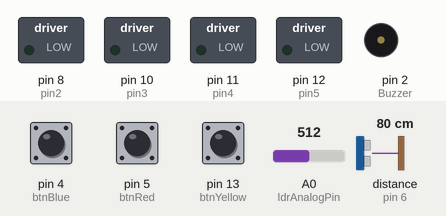
Recording of a sketch running on a simulated Arduino Uno, built with avr-gcc and run on an emulated ATmega328P. On the bench: switched loads named in the sketch (green lamp = pin HIGH), buzzer (waves = sounding). Wiring (inferred from the names in the program): ultrasonic range finder: trigger pin 7; echo pin 6. The inputs (shaded band) are chosen by the test bench; at power-on: distance to the obstacle (sensor on pin 6) 80 cm, pin 4 (btnBlue) HIGH, pin 5 (btnRed) HIGH, pin 13 (btnYellow) HIGH, A0 (ldrAnalogPin) = 512. The echo pulse lasts 58.3 µs per cm; pins used as bus, display or sensor lines are not drawn; what the sketch prints to the serial monitor is not drawn.

Above: at 1.2 s.
1.3 s: distance to the obstacle (sensor on pin 6) set to 13 cm
2.8 s: distance to the obstacle (sensor on pin 6) set to 10 cm
At 3.4 s:
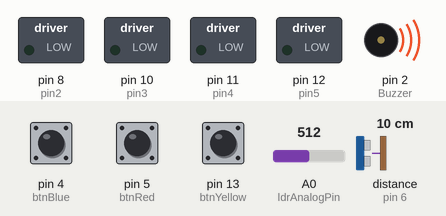
Timing chart, 0 to 5.8 s (numbered marks = the images above; inputs shaded):
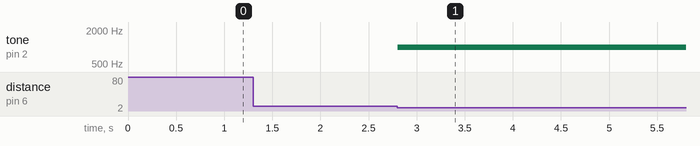

The sketch:

linetracing_wheelchair.ino
```cpp
// 핀 정의
//int pin1 = 9;
int pin2 = 8;
int pin3 = 10;
int pin4 = 11;
int pin5 = 12;
//int pin6 = 3;

#define Trig 7
#define Echo 6
#define Buzzer 2

// 버튼 3개
const int btnRed   = 5;   // 빨간색 선택 버튼
const int btnBlue  = 4;   // 파란색 선택 버튼
const int btnYellow = 13;  // 노란색 선택 버튼

const int ldrAnalogPin = A0;
const int threshold = 500;

bool isStopped = false;
String command = "";
String selectedLine = "RED";  // 기본 선택

long duration;
int distance;

void setup() {
  Serial.begin(9600);

  pinMode(Trig, OUTPUT);
  pinMode(Echo, INPUT);
  pinMode(Buzzer, OUTPUT);

  //pinMode(pin1, OUTPUT);
  pinMode(pin2, OUTPUT);
  pinMode(pin3, OUTPUT);
  pinMode(pin4, OUTPUT);
  pinMode(pin5, OUTPUT);
  //pinMode(pin6, OUTPUT);

  // 버튼 3개 입력 풀업 설정
  pinMode(btnRed, INPUT_PULLUP);
  pinMode(btnBlue, INPUT_PULLUP);
  pinMode(btnYellow, INPUT_PULLUP);
}

void loop() {
  readButtons();           // 버튼 입력 확인
  sendLineSelection();     // 선택된 색 전송

  // 초음파 거리 측정
  digitalWrite(Trig, LOW);
  delayMicroseconds(2);
  digitalWrite(Trig, HIGH);
  delayMicroseconds(10);
  digitalWrite(Trig, LOW);

  duration = pulseIn(Echo, HIGH);
  distance = duration * 0.034 / 2;

  if (distance > 0 && distance <= 10) {
    if (!isStopped) {
      tone(Buzzer, 1000);
      stopMotors();
      isStopped = true;
    }
  } else {
    noTone(Buzzer);

    // 🔹 변경된 부분: 시리얼 입력 처리
    while (Serial.available() > 0) {
      char inChar = (char)Serial.read();
      if (inChar == '\n') {
        command.trim();

        if (command == "FORWARD") moveForward();
        else if (command == "LEFT") turnLeft();
        else if (command == "RIGHT") turnRight();
        else if (command == "BACK") moveBackward(); // ← 추가
        else stopMotors();


        command = ""; // 다음 명령 준비
      } else {
        command += inChar;
      }
    }

    isStopped = false;
  }

  int ldrValue = analogRead(ldrAnalogPin);
  //digitalWrite(ledPin, ldrValue < threshold ? HIGH : LOW);
}

// 버튼 읽기
void readButtons() {
  if (digitalRead(btnRed) == LOW) {
    selectedLine = "RED";
  } else if (digitalRead(btnBlue) == LOW) {
    selectedLine = "BLUE";
  } else if (digitalRead(btnYellow) == LOW) {
    selectedLine = "YELLOW";
  }
}

// 선택된 색을 라즈베리파이에 전송
void sendLineSelection() {
  Serial.println(selectedLine);
}

// 모터 제어 함수
void moveForward() {
  digitalWrite(pin2, HIGH); digitalWrite(pin3, LOW); //analogWrite(pin1, 180);
  digitalWrite(pin4, LOW);  digitalWrite(pin5, HIGH); //analogWrite(pin6, 180);
}

void turnLeft() {
  digitalWrite(pin2, HIGH); digitalWrite(pin3, LOW); //analogWrite(pin1, 255);
  digitalWrite(pin4, LOW);  digitalWrite(pin5, LOW); //analogWrite(pin6, 0);
}

void turnRight() {
  digitalWrite(pin2, LOW);  digitalWrite(pin3, LOW); //analogWrite(pin1, 0);
  digitalWrite(pin4, LOW);  digitalWrite(pin5, HIGH); //analogWrite(pin6, 255);
}

void stopMotors() {
  digitalWrite(pin2, LOW); digitalWrite(pin3, LOW); //analogWrite(pin1, 0);
  digitalWrite(pin4, LOW); digitalWrite(pin5, LOW); //analogWrite(pin6, 0);
}

void moveBackward() {
  digitalWrite(pin2, LOW);  digitalWrite(pin3, HIGH);  // Motor A 반대 회전
  digitalWrite(pin4, HIGH); digitalWrite(pin5, LOW);   // Motor B 반대 회전
  delay(70);
  stopMotors();
}
```

Measured:
- the behaviour switches between 12 and 11 cm on distance to the obstacle (sensor on pin 6) (found by bisection; images 0 and 1)
- after the input at 2.8 s, tone on pin 2 (Buzzer): silent → 1000 Hz at once
